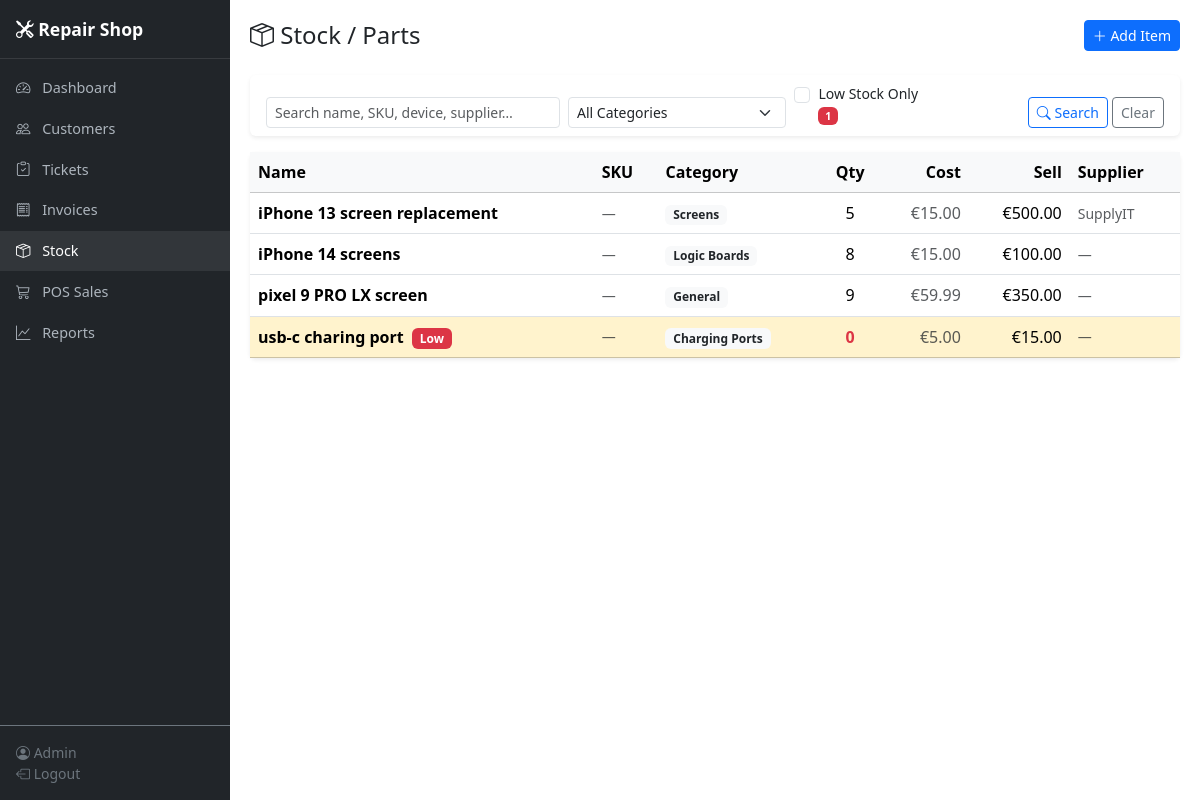
The page /stock/ (signed in) on the database its author committed.
### app/models.py (models this page shows, shortened)
class User(UserMixin, db.Model):
    __tablename__ = "users"
    id = db.Column(db.Integer, primary_key=True)
    username = db.Column(db.String(80), unique=True, nullable=False, index=True)
    email = db.Column(db.String(120), unique=True, nullable=False)
    password_hash = db.Column(db.String(256), nullable=False)
    full_name = db.Column(db.String(120), nullable=False)
    role = db.Column(db.String(20), nullable=False, default="technician")
    is_active = db.Column(db.Boolean, default=True)
    created_at = db.Column(db.DateTime, default=utcnow)
    assigned_tickets = db.relationship("Ticket", backref="technician", lazy="dynamic",
                                       foreign_keys="Ticket.technician_id")
    progress_logs = db.relationship("TicketProgressLog", backref="user", lazy="dynamic")
    pos_sales = db.relationship("POSSale", backref="served_by_user", lazy="dynamic")

class StockItem(db.Model):
    __tablename__ = "stock_items"
    id = db.Column(db.Integer, primary_key=True)
    name = db.Column(db.String(150), nullable=False, index=True)
    category = db.Column(db.String(60), default="General")
    compatible_devices = db.Column(db.Text, default="")
    sku = db.Column(db.String(60), default="", index=True)
    quantity = db.Column(db.Integer, default=0)
    low_stock_threshold = db.Column(db.Integer, default=5)
    cost_price = db.Column(db.Float, default=0.0)
    sell_price = db.Column(db.Float, default=0.0)
    supplier = db.Column(db.String(120), default="")
    created_at = db.Column(db.DateTime, default=utcnow)
    updated_at = db.Column(db.DateTime, default=utcnow, onupdate=utcnow)
    ticket_uses = db.relationship("TicketPartUsed", backref="stock_item", lazy="dynamic")
    pos_sale_items = db.relationship("POSSaleItem", backref="stock_item", lazy="dynamic")
    @property
    def is_low_stock(self):
        return self.quantity <= self.low_stock_threshold

### app/blueprints/stock/routes.py (the view, shortened to what this page needs)
@bp.route("/")
@login_required
def index():
    page = request.args.get("page", 1, type=int)
    per_page = 20
    search = request.args.get("q", "", type=str).strip()
    category_filter = request.args.get("category", "", type=str).strip()
    low_stock_only = request.args.get("low_stock", "", type=str).strip()
    query = StockItem.query
    if category_filter:
        query = query.filter(StockItem.category == category_filter)
    if low_stock_only == "1":
        query = query.filter(StockItem.quantity <= StockItem.low_stock_threshold)
    query = query.order_by(StockItem.name.asc())
    pagination = query.paginate(page=page, per_page=per_page, error_out=False)
    low_stock_count = StockItem.query.filter(
        StockItem.quantity <= StockItem.low_stock_threshold
    ).count()
    return render_template(
        "stock/index.html",
        items=pagination.items,
        pagination=pagination,
        search=search,
        category_filter=category_filter,
        low_stock_only=low_stock_only,
        categories=_get_all_categories(),
        low_stock_count=low_stock_count,
    )

### app/blueprints/stock/routes.py (called while the page is built)
def _get_all_categories():
    db_cats = (
        db.session.query(StockItem.category)
        .distinct()
        .order_by(StockItem.category)
        .all()
    )
    db_set = {c[0] for c in db_cats if c[0]}
    merged = sorted(db_set | set(DEFAULT_CATEGORIES))
    return merged

### app/models.py (called while the page is built)
@login_manager.user_loader
def load_user(user_id):
    return db.session.get(User, int(user_id))

### app/templates/stock/index.html (shortened to what this page needs)
{% extends "base.html" %}
{% block content %}
<div class="d-flex justify-content-between align-items-center mb-4">
  <h4 class="mb-0"><i class="bi bi-box-seam"></i> Stock / Parts</h4>
  <a href="{{ url_for('stock.add') }}" class="btn btn-primary btn-sm">
    <i class="bi bi-plus-lg"></i> Add Item
  </a>
</div>
<div class="card border-0 shadow-sm mb-3">
  <div class="card-body py-2">
    <form method="get" class="row g-2 align-items-end">
      <div class="col-md-4">
        <input type="text" name="q" class="form-control form-control-sm"
               placeholder="Search name, SKU, device, supplier…" value="{{ search }}">
      </div>
      <div class="col-md-3">
        <select name="category" class="form-select form-select-sm">
          <option value="">All Categories</option>
        </select>
      </div>
      <div class="col-md-2">
        <div class="form-check">
          <input class="form-check-input" type="checkbox" name="low_stock" value="1"
                 id="lowStockCheck" {% if low_stock_only == '1' %}checked{% endif %}>
          <label class="form-check-label small" for="lowStockCheck">
            Low Stock Only
            {% if low_stock_count > 0 %}
            <span class="badge bg-danger">{{ low_stock_count }}</span>
            {% endif %}
          </label>
        </div>
      </div>
      <div class="col-md-3 text-end">
        <button type="submit" class="btn btn-sm btn-outline-primary">
          <i class="bi bi-search"></i> Search
        </button>
        <a href="{{ url_for('stock.index') }}" class="btn btn-sm btn-outline-secondary">Clear</a>
      </div>
    </form>
  </div>
</div>
{% if items %}
<div class="card border-0 shadow-sm">
  <div class="table-responsive">
    <table class="table table-hover align-middle mb-0">
      <thead class="table-light">
        <tr>
          <th>Name</th>
          <th>SKU</th>
          <th>Category</th>
          <th class="text-center">Qty</th>
          <th class="text-end">Cost</th>
          <th class="text-end">Sell</th>
          <th>Supplier</th>
        </tr>
      </thead>
      <tbody>
        {% for item in items %}
        <tr class="{% if item.is_low_stock %}table-warning{% endif %}"
            style="cursor: pointer;"
            onclick="window.location='{{ url_for('stock.view', item_id=item.id) }}'">
          <td>
            <span class="fw-semibold">{{ item.name }}</span>
            {% if item.is_low_stock %}
            <span class="badge bg-danger ms-1" title="Low stock">Low</span>
            {% endif %}
          </td>
          <td class="text-muted small">{{ item.sku or '—' }}</td>
          <td><span class="badge bg-light text-dark">{{ item.category }}</span></td>
          <td class="text-center">
            <span class="{% if item.is_low_stock %}text-danger fw-bold{% endif %}">
              {{ item.quantity }}
            </span>
          </td>
          <td class="text-end text-muted">€{{ '%.2f'|format(item.cost_price) }}</td>
          <td class="text-end">€{{ '%.2f'|format(item.sell_price) }}</td>
          <td class="text-muted small">{{ item.supplier or '—' }}</td>
        </tr>
        {% endfor %}
      </tbody>
    </table>
  </div>
</div>
{% endif %}
{% endblock %}

### app/templates/base.html (shortened to what this page needs)
<!DOCTYPE html>
<html lang="en" data-bs-theme="light">
<head>
  <link href="https://cdn.jsdelivr.net/npm/bootstrap@5.3.3/dist/css/bootstrap.min.css" rel="stylesheet">
  <link href="https://cdn.jsdelivr.net/npm/bootstrap-icons@1.11.3/font/bootstrap-icons.min.css" rel="stylesheet">
</head>
<body>
  {% if current_user.is_authenticated %}
  <nav class="sidebar d-flex flex-column" id="sidebar">
    <div class="sidebar-brand">
      <i class="bi bi-tools"></i> {{ shop_name }}
    </div>
    <ul class="nav flex-column mt-2 flex-grow-1">
      <li class="nav-item">
        <a class="nav-link {% if request.endpoint == 'dashboard.index' %}active{% endif %}" href="{{ url_for('dashboard.index') }}">
          <i class="bi bi-speedometer2"></i> Dashboard
        </a>
      </li>
      <li class="nav-item">
        <a class="nav-link {% if 'customers' in request.endpoint|default('') %}active{% endif %}" href="{{ url_for('customers.index') }}">
          <i class="bi bi-people"></i> Customers
        </a>
      </li>
      <li class="nav-item">
        <a class="nav-link {% if 'tickets' in request.endpoint|default('') %}active{% endif %}" href="{{ url_for('tickets.index') }}">
          <i class="bi bi-clipboard-check"></i> Tickets
        </a>
      </li>
      <li class="nav-item">
        <a class="nav-link {% if 'invoices' in request.endpoint|default('') %}active{% endif %}" href="{{ url_for('invoices.index') }}">
          <i class="bi bi-receipt"></i> Invoices
        </a>
      </li>
      <li class="nav-item">
        <a class="nav-link {% if 'stock' in request.endpoint|default('') %}active{% endif %}" href="{{ url_for('stock.index') }}">
          <i class="bi bi-box-seam"></i> Stock
        </a>
      </li>
      <li class="nav-item">
        <a class="nav-link {% if 'pos' in request.endpoint|default('') %}active{% endif %}" href="{{ url_for('pos.index') }}">
          <i class="bi bi-cart3"></i> POS Sales
        </a>
      </li>
      <li class="nav-item">
        <a class="nav-link {% if 'reports' in request.endpoint|default('') %}active{% endif %}" href="{{ url_for('reports.index') }}">
          <i class="bi bi-graph-up"></i> Reports
        </a>
      </li>
    </ul>
    <div class="p-3 border-top border-secondary small text-secondary">
      <i class="bi bi-person-circle"></i> {{ current_user.full_name }}
      <br>
      <a href="{{ url_for('auth.logout') }}" class="text-secondary text-decoration-none">
        <i class="bi bi-box-arrow-left"></i> Logout
      </a>
    </div>
  </nav>
  <div class="main-content">
    {% block content %}{% endblock %}
  </div>
  {% endif %}
</body>
</html>

### app/templates/base.html (style rules this page uses)
:root { --sidebar-width: 230px; }
body { min-height: 100vh; }
.sidebar { width: var(--sidebar-width); min-height: 100vh; background: #212529; position: fixed; top: 0; left: 0; z-index: 1030; transition: transform .2s; }
.sidebar .nav-link { color: #adb5bd; padding: .6rem 1rem; font-size: .9rem; }
.sidebar .nav-link:hover, .sidebar .nav-link.active { color: #fff; background: rgba(255,255,255,.08); }
.sidebar .nav-link i { width: 22px; text-align: center; margin-right: .5rem; }
.main-content { margin-left: var(--sidebar-width); padding: 1.25rem; }
.sidebar-brand { padding: 1rem; font-weight: 700; font-size: 1.1rem; color: #fff; border-bottom: 1px solid rgba(255,255,255,.1); }

### rows shown on the page
User: full_name "Admin"
StockItem: name "iPhone 13 screen replacement", sku "—", category "Screens", quantity "5", cost_price "15.00", sell_price "500.00", supplier "SupplyIT"
StockItem: name "iPhone 14 screens", sku "—", category "Logic Boards", quantity "8", cost_price "15.00", sell_price "100.00", supplier "—"
StockItem: name "pixel 9 PRO LX screen", sku "—", category "General", quantity "9", cost_price "59.99", sell_price "350.00", supplier "—"
StockItem: name "usb-c charing port", low_stock_threshold "Low", sku "—", category "Charging Ports", quantity "0", cost_price "5.00", sell_price "15.00", supplier "—"

### other values the page prints
{{ shop_name }} "Repair Shop"
{{ low_stock_count }} "1"
